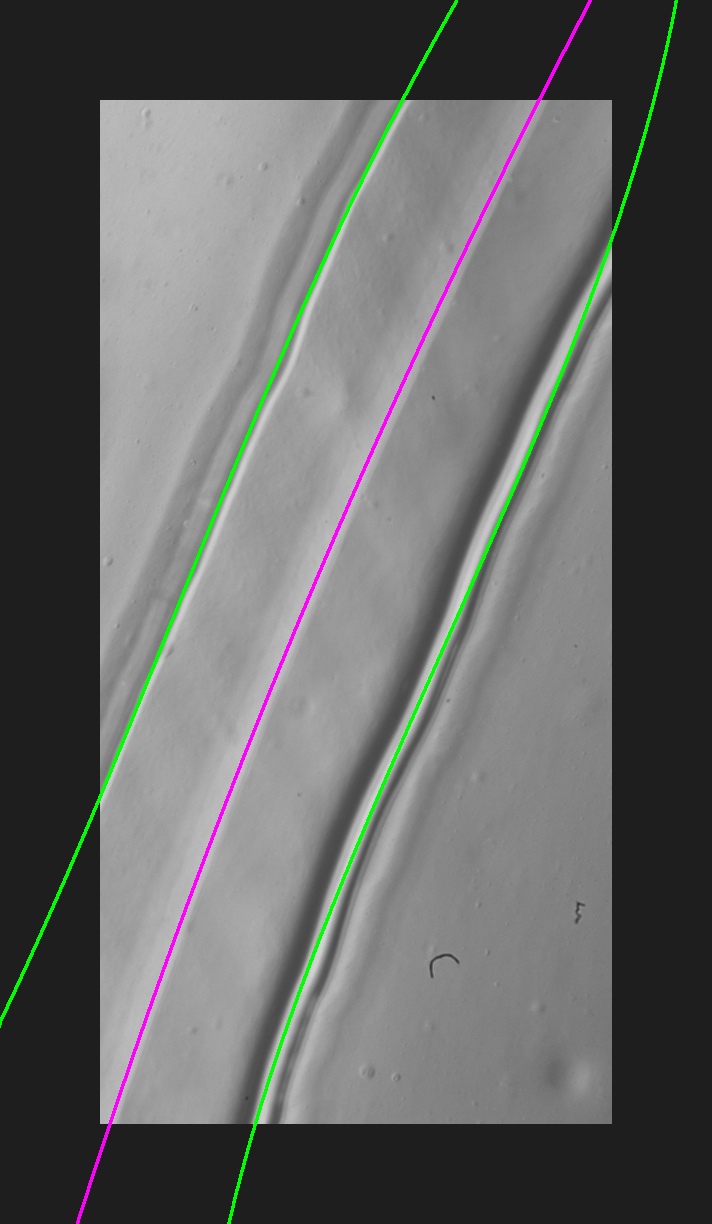
#> input picture interface.png, 712 x 1224 px
$ python -i channel_detector.py   (imports and definitions only)   (Python 2 division)   (older library calls are emulated)
#> lines starting #> are read from the running program, lines starting #| are printed output that depends on the picture
import cv2
import numpy as np
from scipy.signal import medfilt

WALL_DEG = 2
INTERFACE_DEG = 4

BASE_INSET = 15

def _load_right_half(path):
    img = cv2.imread(path)
    x_offset = int(img.shape[1] * 0.4)
    gray = cv2.cvtColor(img[:, x_offset:], cv2.COLOR_BGR2GRAY)
    return gray, x_offset


# [4 lines left out: function _uncrop_coeffs, not called in this run]


def detect_walls(br_frame: str):
    gray, x_offset = _load_right_half(br_frame)
    blurred = cv2.GaussianBlur(gray, (5, 5), 0)

    gx = cv2.Sobel(blurred, cv2.CV_32F, 1, 0, ksize=3)
    gy = cv2.Sobel(blurred, cv2.CV_32F, 0, 1, ksize=3)
    mag = cv2.magnitude(gx, gy)

    thresh = (mag > np.percentile(mag, 92)).astype(np.uint8) * 255
    closed = cv2.morphologyEx(thresh, cv2.MORPH_CLOSE,
                              cv2.getStructuringElement(cv2.MORPH_RECT, (15, 1)))
    closed = cv2.morphologyEx(closed, cv2.MORPH_CLOSE,
                              cv2.getStructuringElement(cv2.MORPH_RECT, (1, 25)))

    contours, _ = cv2.findContours(closed, cv2.RETR_EXTERNAL, cv2.CHAIN_APPROX_NONE)
    contours = sorted(contours, key=cv2.contourArea, reverse=True)[:2]
    left_c, right_c = sorted(contours, key=lambda c: c[:, 0, 0].mean())

    # [9 lines left out: function fit, not called in this run]

    left_centers,  left_coeffs,  left_hw  = fit(left_c)
    right_centers, right_coeffs, right_hw = fit(right_c)

    suggested_inset = int(np.percentile(np.concatenate([left_hw, right_hw]), 95)) + BASE_INSET

    #shift back to full-image coordinates
    left_coeffs  = _uncrop_coeffs(left_coeffs,  x_offset)
    right_coeffs = _uncrop_coeffs(right_coeffs, x_offset)
    left_centers[:, 1]  += x_offset
    right_centers[:, 1] += x_offset

    return left_centers, left_coeffs, right_centers, right_coeffs, suggested_inset

# [36 lines left out: function detect_interface, not called in this run]

>>> import cv2
>>> picture = cv2.imread('../interface.png', cv2.IMREAD_GRAYSCALE)
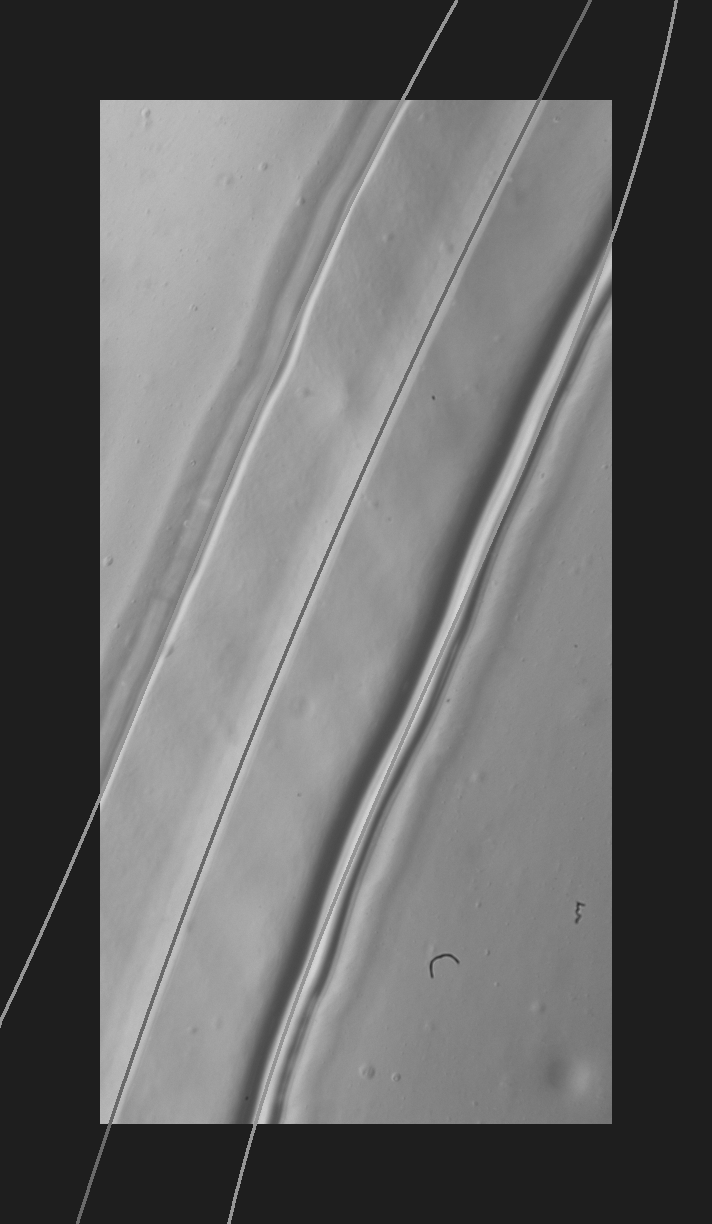
#> picture: shape (1224, 712); min 30, max 213, mean 100.4
#> (the run stopped early here; a loop or call above may not have finished)
